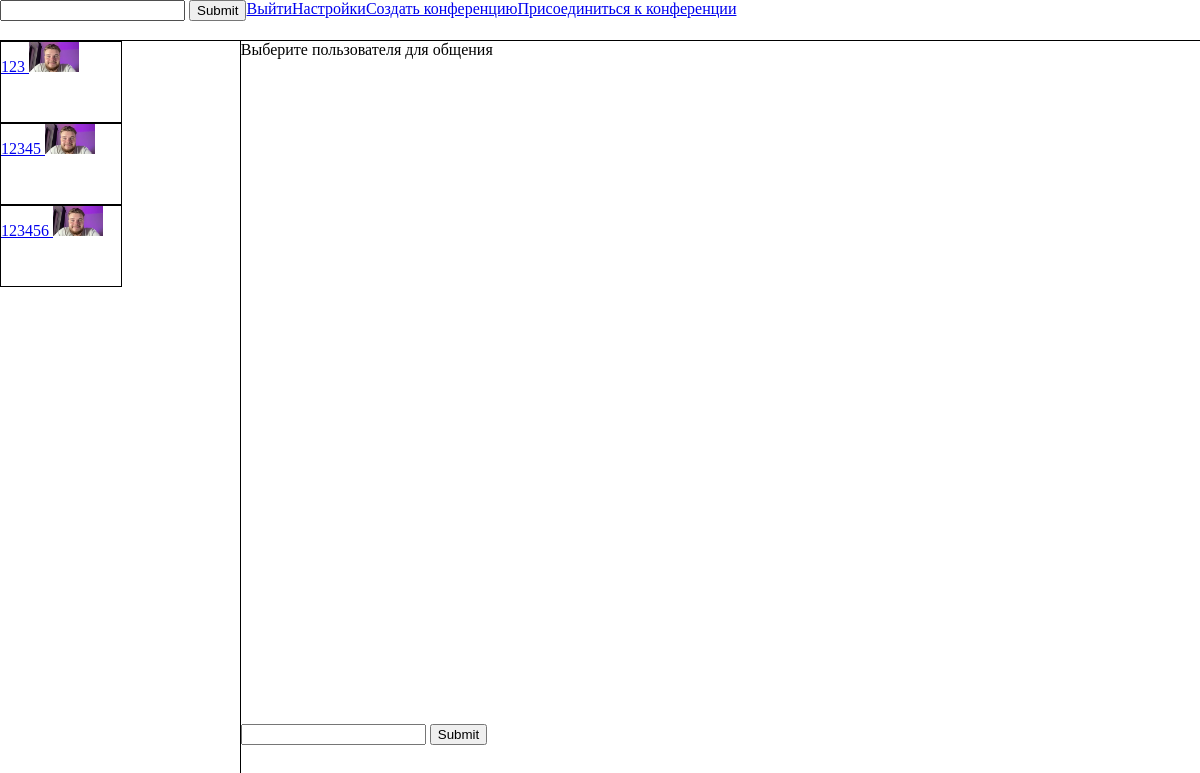
Screenshot of / (signed in) with the database file from the repository.
### chat_app/models.py (models this page shows, shortened)
class Dialog(models.Model):
    category = models.ForeignKey(to = DiaCategory, on_delete=models.CASCADE)
    name = models.CharField(max_length=100, null=True, blank=True)
    avatar = models.ImageField(upload_to='avatars_dialog', default='default.png')

### user_app/models.py (models this page shows)
class User(AbstractUser):
    img = models.ImageField(upload_to="avatars_users", default="avatars_users/default.png",)
    login = models.CharField(max_length=50, unique=True, blank = True, null = True)
    channel_name = models.CharField(max_length=250, unique=True, blank = True, null = True)

### chat_app/views.py (the view)
# urls.py: path("", chat, name="chat"),
@login_required
def chat(request):
    dialog_requested_id = request.GET.get('dialog')
    dialogs_by_user = Member.objects.filter(user = request.user)
    context = {'dialogs': [], 'messages': None, 'user_id': request.user.id}
    for dialog in dialogs_by_user:
        dialog_info = Dialog.objects.get(id = dialog.dialog_id)
        print(dialog_info.avatar)
        if dialog_info.category_id == 1:
            dialogs_by_id = Member.objects.filter(dialog_id = dialog.dialog_id).exclude(user = request.user)
            if not dialogs_by_id.exists():
                dialog_name = "Избранное"
            else:
                dialog_name = dialogs_by_id[0].user.username
        else:
            dialog_name = dialog_info.name
        context['dialogs'].append({'dialog_info':dialog_info, 'name':dialog_name})
    if dialog_requested_id != None:
        messages = get_messages(request, int(dialog_requested_id))
        context['messages'] = messages
        context['current_dialog'] = int(dialog_requested_id)
    context['conf_id'] = random.randint(1000,9999)
    return render(request, 'chat_app/chat.html', context)

### chat_app/templates/chat_app/chat.html (shortened to what this page needs)
{% load static %}
<!DOCTYPE html>
<html lang="en">
    <head>
        <link rel="stylesheet" href="{% static 'vendor/css/chat.css'%}" />
    </head>
    <body>
        <header>
            <form action="{% url 'chat_app:search_user'%}">
                <input type="text" name="username" />
                <input type="submit" />
            </form>
            <a href="{%url 'user_app:logout'%}">Выйти</a>
            <a href="{%url 'user_app:settings'%}">Настройки</a>
            <a href="{%url 'chat_app:conf_active' conf_id=conf_id%}">Создать конференцию</a>
            <a href="{%url 'chat_app:conf'%}">Присоединиться к конференции</a>
        </header>
        <main>
            <div class="nav-menu">
                <div class="contacts" id="contacts">
                    {% for dialog in dialogs %}
                    <a
                        class="link-dia"
                        id="{{dialog.dialog_info.id}}"
                        href="?dialog={{dialog.dialog_info.id}}"
                    >
                        <div
                            class="contact {% if current_dialog == dialog.dialog_info.id %} active {% endif%}"
                        >
                            {{dialog.name}}
                            <img
                                src="{{dialog.dialog_info.avatar.url}}"
                                alt=""
                            />
                        </div>
                    </a>
                    {%endfor%}
                </div>
            </div>
            <div class="chat-menu">
                <div class="messages">
                    {% if messages %}
                    <!-- {% for message in messages%}
                        <div class="message">
                            {{message.message.text}}
                        </div>
                    {%endfor%} -->
                    {% elif messages == None %} Выберите пользователя для
                    общения {% else %} У вас пока нет переписки с этим
                    пользователем {% endif %}
                </div>
                <form class="send_message">
                    <input type="text" name="text" id="send_message_inp" />
                    <input type="submit" />
                </form>
            </div>
        </main>
    </body>
</html>

### rows the page displays
Dialog: name "123", dialog_info.avatar (placeholder picture)
Dialog: name "12345", dialog_info.avatar (placeholder picture)
Dialog: name "123456", dialog_info.avatar (placeholder picture)
